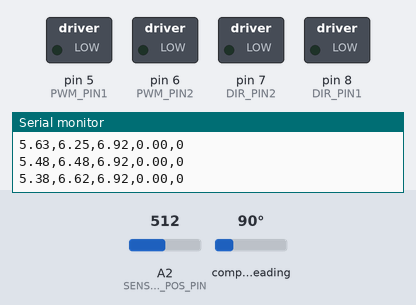
The sketch below on a simulated Arduino Uno, built with avr-gcc and run on an emulated ATmega328P. Parts: switched loads named in the sketch (green lamp = pin HIGH), the last lines printed to the serial monitor. The inputs (shaded band) are chosen by the test bench; at power-on: compass heading 90°, A2 (SENSOR_POS_PIN) = 512. Random numbers use the default seed unless the sketch sets one.

Above: at 1.2 s.
1.3 s: compass heading set to 7°
At 4.0 s:
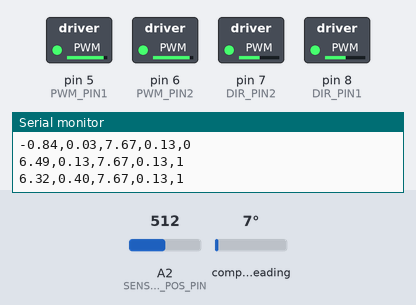
4.3 s: compass heading set to 75°
7.3 s: compass heading set to 85°
At 8.2 s:
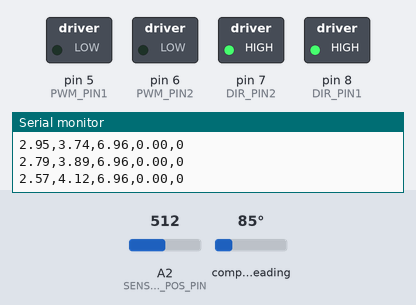
8.9 s: A2 (SENSOR_POS_PIN) set to 306
At 10.98 s:
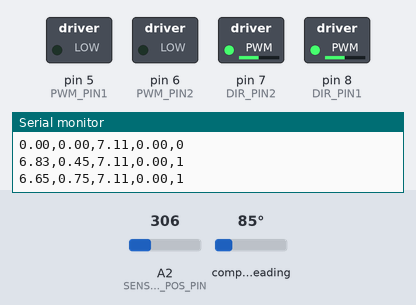
11.9 s: compass heading set to 219°
14.9 s: compass heading set to 228°
At 18.58 s:
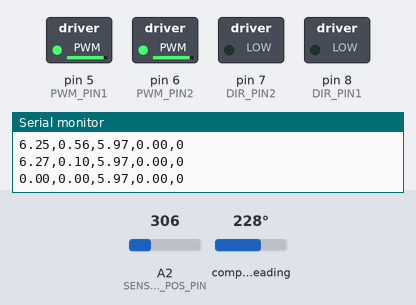
Timing chart, 0 to 33.1 s (numbered marks = the images above; inputs shaded):
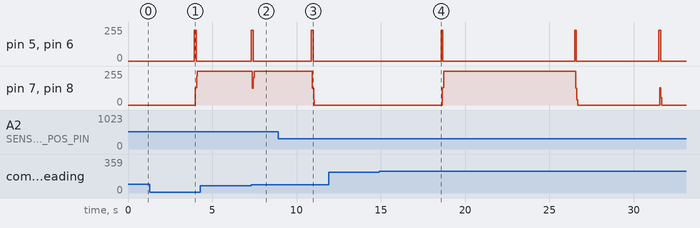

The sketch:

FruitNinjaArduino.ino
```cpp
 /*--- USER INPUTS ---*/
#define PRINT_RATE 50 // Period of printing to serial
#define DT 20 // Simulation time
#define VIBE_PERIOD 4 // Time between changing pin dir
#define VIBE_TIME 100
#define MAX_FRUITS 1 // Amount of fruits in play
#define FRUIT_DIAM 2.0 // Fruit diameter in meters (Yes, I know these are giant fruits. It's okay.)
#define CANVAS_WIDTH 10 // Width of virtual environment in simulation in meters
#define BAUD_RATE 115200 // Serial baud rate

/*--- IMPORTS ---*/
#include <math.h>
#include <arduino-timer.h>
#include <AS5048A.h>
#include "Fruit.h"

/*--- VALUE DEFINITIONS ---*/
#define PWM_PIN1 5
#define DIR_PIN1 8
#define PWM_PIN2 6
#define DIR_PIN2 7
#define SENSOR_POS_PIN A2
#define FSR_PIN A3
#define PRESCALE_FACTOR 64

/*--- CREATE CLASS INSTANCES ---*/
auto printTimer = timer_create_default();
auto simulationTimer = timer_create_default();
Fruit fruitVect[MAX_FRUITS];
AS5048A angleSensor(10);

/*--- FUNCTION PROTOTYPES ---*/
void setPwmFrequency(int, int);
bool printStuff(void *);
bool simulate(void *);
int modMillis(void);
void setSimTime(int);
void initializeFruits(int,float);
int numIntersected(int,int);
float getPositionMR(void);
float getPositionHallEffect(void);
float pen_x(float,float);
float pen_y(float,float);
float find_x_Cursor(float);
float find_y_Cursor(float);
void vibrateMotors(int);

/*--- MODULE VARIABLES ---*/
static bool simulateFlag = false; // This is set to true in the state machine
static float xCursor = CANVAS_WIDTH/2.0; // The x position of the cursor in the game canvas
static float yCursor = CANVAS_WIDTH/2.0; // The y position of the cursor in the game canvas
static float xCursorPrev = CANVAS_WIDTH/2.0; // For rejecting NaN
static float yCursorPrev = CANVAS_WIDTH/2.0; // For rejecting NaN
static int numIntersectedFruits;
static int lastNumIntersectedFruits;
static volatile int vibeDirState = 1;
static long vibeTimestamp = 0;
static volatile int vibeFlag = 0;

// Printing vars
bool testMode = false;
float printVar1 = 0;
float printVar2 = 0;

// Hall Effect sensor vars
static long updatedPos = 0;
static int rawPos = 0;
static int lastRawPos = 0;
static int lastLastRawPos = 0;
static int flipNumber = 0;
static int tempOffset = 0;
static int rawDiff = 0;
static int lastRawDiff = 0;
static int rawOffset = 0;
static int lastRawOffset = 0;
static const int flipThresh = 10000; // previously 16000
static boolean flipped = false;
static double OFFSET = 16000;
static double OFFSET_NEG = 15;
static double ts = 0;
static double xh = 0;

// MR sensor vars
static long updatedPos_MR = 0;
static int rawPos_MR = 0;
static int lastRawPos_MR = 0;
static int lastLastRawPos_MR = 0;
static int flipNumber_MR = 0;
static int tempOffset_MR = 0;
static int rawDiff_MR = 0;
static int lastRawDiff_MR = 0;
static int rawOffset_MR = 0;
static int lastRawOffset_MR = 0;
static const int flipThresh_MR = 700;
static boolean flipped_MR = false;
static double OFFSET_MR = 980;
static double OFFSET_NEG_MR = 15;
static double ts_MR = 0;
static double xh_MR = 0;

/*--- CONSTANTS ---*/
// Pantograph dimensions
const float a1 = 5.0;
const float a2 = 6.0;
const float a3 = 6.0;
const float a4 = 5.0;
const float a5 = 3.25;

/*--- STATE MACHINE VARIABLES ---*/
typedef enum {
  FRUIT_NINJA
} RobotStates_t;

RobotStates_t RobotState;

typedef enum {
  VIBRATE,STANDBY
} VibrateState_t;

VibrateState_t VibrateState;

void setup() {
  RobotState = FRUIT_NINJA;
  VibrateState = STANDBY;

  Serial.begin(BAUD_RATE);
  while(!Serial);

  // Set PWM frequency
//  setPwmFrequency(PWM_PIN1,1);
//  setPwmFrequency(PWM_PIN2,1);

  // Initialize timers
  printTimer.every(PRINT_RATE, printStuff);
  simulationTimer.every(DT, simulate);

  // Initialize fruits (set sim time and fruit diameter)
  initializeFruits(DT,FRUIT_DIAM);

  // Initialize Hall Effect sensor
  angleSensor.init();
  angleSensor.getRawRotation();
  lastLastRawPos = angleSensor.getRawRotation(); // position from Hall Effect sensor
  lastRawPos = angleSensor.getRawRotation(); // position from Hall Effect sensor
  flipNumber = 0;

  // Initialize MR sensor
  pinMode(SENSOR_POS_PIN, INPUT);
  pinMode(FSR_PIN, INPUT);
  lastLastRawPos_MR = analogRead(SENSOR_POS_PIN);
  lastRawPos_MR = analogRead(SENSOR_POS_PIN);
  flipNumber_MR = 0;

  // Define motor output pins
  pinMode(PWM_PIN1, OUTPUT);
  pinMode(DIR_PIN1, OUTPUT);

  pinMode(PWM_PIN2, OUTPUT);
  pinMode(DIR_PIN2, OUTPUT);


  // Initialize motor values
  analogWrite(PWM_PIN1, 0);
  digitalWrite(DIR_PIN1, LOW);

  analogWrite(PWM_PIN2, 0);
  digitalWrite(DIR_PIN2, LOW);

  // Initialize interrupt timer
  OCR0A = 0xAF;
  TIMSK0 |= _BV(OCIE0A);
}

void loop() {
  switch(RobotState){
    case FRUIT_NINJA:{
      // Tick the print timer
      printTimer.tick();

      // Tick the simulation timer
      simulationTimer.tick();

      simulateFlag = true;

      // Number of fruits intersecting with cursor
      numIntersectedFruits = numIntersected(xCursor,yCursor);

      // Calculate motor positions
      float ts_MR = getPositionMR(); // theta_1
      float ts_HE = getPositionHallEffect(); // theta_5
      ts_MR = ts_MR - 0.2;
      ts_HE = ts_HE + 0.12;
      float theta_1 = ts_MR + PI/4.0;
      float theta_5 = PI - (ts_HE + PI/4.0);

      // Calculate end effector position in game canvas
      xCursor = find_x_Cursor(pen_x(theta_1, theta_5));
      yCursor = find_y_Cursor(pen_y(theta_1, theta_5));

      // Check for NaN values
      if(isnan(xCursor)){
        xCursor = xCursorPrev;
      }else{
        xCursorPrev = xCursor;
      }

      // Check for NaN values
      if(isnan(yCursor)){
        yCursor = yCursorPrev;
      }else{
        yCursorPrev = yCursor;
      }

      printVar1 = theta_1;
      printVar2 = theta_5;
    }
    break;
  }

  switch(VibrateState){
    case STANDBY:{
      if(numIntersectedFruits > 0 && lastNumIntersectedFruits == 0){
        vibeFlag = 1;
        vibeTimestamp = millis();
        VibrateState = VIBRATE;
      }
    }
    break;

    case VIBRATE:{
      if(millis()-vibeTimestamp > VIBE_TIME){
        vibeFlag = 0;
        VibrateState = STANDBY;
      }
    }
    break;
  }
  lastNumIntersectedFruits = numIntersectedFruits;
}

/* --- ISR --- */
// Interrupt is called once a millisecond
SIGNAL(TIMER0_COMPA_vect) {
  static int vibeCounter = 0;
  if(vibeCounter >= VIBE_PERIOD){
    vibeDirState = !vibeDirState;
    vibeCounter = 0;
  }
  vibeCounter = vibeCounter + 1;
  vibrateMotors(vibeFlag);
}

// Sets pwm frequency of output pin
void setPwmFrequency(int pin, int divisor) {
  byte mode;
  if(pin == 5 || pin == 6 || pin == 9 || pin == 10) {
    switch(divisor) {
      case 1: mode = 0x01; break;
      case 8: mode = 0x02; break;
      case 64: mode = 0x03; break;
      case 256: mode = 0x04; break;
      case 1024: mode = 0x05; break;
      default: return;
    }
    if(pin == 5 || pin == 6) {
      TCCR0B = TCCR0B & 0b11111000 | mode;
    } else {
      TCCR1B = TCCR1B & 0b11111000 | mode;
    }
  } else if(pin == 3 || pin == 11) {
    switch(divisor) {
      case 1: mode = 0x01; break;
      case 8: mode = 0x02; break;
      case 32: mode = 0x03; break;
      case 64: mode = 0x04; break;
      case 128: mode = 0x05; break;
      case 256: mode = 0x06; break;
      case 1024: mode = 0x7; break;
      default: return;
    }
    TCCR2B = TCCR2B & 0b11111000 | mode;
  }
}

// Prints to serial monitor. Called with a timer.
bool printStuff(void *){
  if(!testMode){
    for(int i=0; i<MAX_FRUITS; i++){
      Serial.print(fruitVect[i].getX());
      Serial.print(",");
    }
    for(int i=0; i<(MAX_FRUITS-1); i++){
      Serial.print(fruitVect[i].getY());
      Serial.print(",");
    }
    Serial.print(fruitVect[MAX_FRUITS-1].getY());
    Serial.print(",");
    Serial.print(xCursor);
    Serial.print(",");
    Serial.print(yCursor);
    Serial.print(",");
    Serial.println(numIntersectedFruits);
  }else{
    Serial.println(vibeDirState);
//    Serial.print(printVar1);
//    Serial.print(",");
//    Serial.println(printVar2);
  }
  return true;
}

// Launches fruits and simulates their trajectories. Called with a timer.
bool simulate(void *){
  const int MAX_INIT_Y_VEL = 10;
  const int MIN_INIT_Y_VEL = 4;
  const int MAX_INIT_X_VEL = 5;
  const float SCALE = 100;

  if(simulateFlag){
    for(int i = 0; i<MAX_FRUITS; i++){
      if(!fruitVect[i].isInPlay()){ // Launch fruits that are not in play
        float randX = random(CANVAS_WIDTH*SCALE)/SCALE;
        float randXDot = random(MAX_INIT_X_VEL*SCALE)/SCALE;
        if(randX > CANVAS_WIDTH/2){ // Always launch towards center of canvas
          randXDot = randXDot*-1.0;
        }
        float randYDot = random(MIN_INIT_Y_VEL*SCALE,MAX_INIT_Y_VEL*SCALE)/SCALE;
        fruitVect[i].setPos(randX,0);
        fruitVect[i].setVel(randXDot,randYDot);
      }
      fruitVect[i].updatePos(); // Timestep simulatiom
    }
  }
  return true;
}

// Returns correct time in milliseconds
int modMillis(void){
  return millis()/PRESCALE_FACTOR;
}

// Sets fruit simulation time and diameter
void initializeFruits(int simTime, float fruitDiam){
  for(int i = 0; i<MAX_FRUITS; i++){
    fruitVect[i].setDt(simTime);
    fruitVect[i].setDiam(fruitDiam);
  }
}

// Checks how many fruits are intersected with a given coordinate on the canvas
int numIntersected(int xCursor, int yCursor){
  int numIntersect = 0;
  for(int i = 0; i<MAX_FRUITS; i++){
    numIntersect = numIntersect + fruitVect[i].isIntersected(xCursor,yCursor);
  }
  return numIntersect;
}

// Updates position of MR sensor
float getPositionMR(void){
  rawPos_MR = analogRead(SENSOR_POS_PIN);

  rawDiff_MR = rawPos_MR - lastRawPos_MR;
  lastRawDiff_MR = rawPos_MR - lastLastRawPos_MR;
  rawOffset_MR = abs(rawDiff_MR);
  lastRawOffset_MR = abs(lastRawDiff_MR);

  lastLastRawPos_MR = lastRawPos_MR;
  lastRawPos_MR = rawPos_MR;

  if((lastRawOffset_MR > flipThresh_MR) && (!flipped_MR)) { // enter this anytime the last offset is greater than the flip threshold AND it has not just flipped
    if(lastRawDiff_MR > 0) {        // check to see which direction the drive wheel was turning
      flipNumber_MR--;              // cw rotation
    } else {                     // if(rawDiff < 0)
      flipNumber_MR++;              // ccw rotation
    }
    flipped_MR = true;            // set boolean so that the next time through the loop won't trigger a flip
  } else {                        // anytime no flip has occurred
    flipped_MR = false;
  }
   updatedPos_MR = rawPos_MR + flipNumber_MR*OFFSET_MR; // need to update pos based on what most recent offset is

  ts_MR = 0.0127 * updatedPos_MR - 11.475;
  ts_MR = (ts_MR * 3.141592) / 180;
  return ts_MR;
}

// Updates position of Hall Effect sensor
float getPositionHallEffect(void){
  rawPos = int(angleSensor.getRawRotation());

  rawDiff = rawPos - lastRawPos;          //difference btwn current raw position and last raw position
  lastRawDiff = rawPos - lastLastRawPos;  //difference btwn current raw position and last last raw position
  rawOffset = abs(rawDiff);
  lastRawOffset = abs(lastRawDiff);

  // Update position record-keeping vairables
  lastLastRawPos = lastRawPos;
  lastRawPos = rawPos;

  // Keep track of flips over 180 degrees
  if((lastRawOffset > flipThresh) && (!flipped)) { // enter this anytime the last offset is greater than the flip threshold AND it has not just flipped
    if(lastRawDiff > 0) {        // check to see which direction the drive wheel was turning
      flipNumber--;              // cw rotation
    } else {                     // if(rawDiff < 0)
      flipNumber++;              // ccw rotation
    }
    flipped = true;            // set boolean so that the next time through the loop won't trigger a flip
  } else {                        // anytime no flip has occurred
    flipped = false;
  }
  updatedPos = long(rawPos + flipNumber * OFFSET);

  ts = -0.0016*updatedPos - 2.7719;
  ts = (ts * 3.141592) / 180;
  ts = ts + 0.13;
  return ts;
}

// Map angles to pen x position
float pen_x(float theta_1, float theta_5){
  // find P2, and P4
  float x_2 = a1*cos(theta_1);
  float y_2 = a1*sin(theta_1);
  float x_4 = a4*cos(theta_5) - a5;
  float y_4 = a4*sin(theta_5);
  float x_h = 0.5*(x_2 + x_4);
  float y_h = 0.5*(y_2 + y_4);
  float dist_24 = sqrt(pow((x_2 - x_4), 2) + pow((y_2 - y_4), 2));
  float dist_3h = sqrt(pow(a2,2) - 0.25*pow(dist_24, 2));
  float holder = dist_3h / dist_24;
  float x_3 = x_h + holder *(y_4 - y_2);

  return x_3;
}

// Map angles to pen y position
float pen_y(float theta_1, float theta_5){
  float x_2 = a1*cos(theta_1);
  float y_2 = a1*sin(theta_1);
  float x_4 = a4*cos(theta_5) -a5;
  float y_4 = a4*sin(theta_5);
  float x_h = 0.5*(x_2 + x_4);
  float y_h = 0.5*(y_2 + y_4);
  float dist_24 = sqrt(pow((x_2 - x_4), 2)+ pow((y_2 - y_4), 2));
  float dist_3h = sqrt(pow(a2,2) - 0.25*pow(dist_24, 2));
  float holder = dist_3h / dist_24;
  float y_3 = y_h - holder*(x_4 - x_2);

  return y_3;
}

// Bound and scale pen position to game canvas in x
float find_x_Cursor(float x_3){
  float x_box = max(-4.0, min(0.75, x_3));
  return CANVAS_WIDTH/4.75*(x_box + 1.625) + CANVAS_WIDTH/2.0;
}

// Bound and scale pen position to game canvas in y
float find_y_Cursor(float y_3){
  float y_box = max(6.0, min(10.5, y_3));
  return CANVAS_WIDTH/4.5*(y_box - 8.25) + CANVAS_WIDTH/2.0;
}

// Vibrate Motors
void vibrateMotors(int onBit){
  const int VIBRATE_STRENGTH = 1000;
  if(onBit){
    analogWrite(PWM_PIN1,VIBRATE_STRENGTH);
    digitalWrite(DIR_PIN1,vibeDirState);
    analogWrite(PWM_PIN2,VIBRATE_STRENGTH);
    digitalWrite(DIR_PIN2,vibeDirState);
  }else{
    analogWrite(PWM_PIN1,0);
    analogWrite(PWM_PIN2,0);
  }
}
```

Fruit.cpp
```cpp
#include <Arduino.h>
#include "Fruit.h"

//Default constructor
Fruit::Fruit(){
	this->dt = 0.02;
	this->inPlay = 0;
}

//Overloaded constructor
Fruit::Fruit(int dt){
	this->dt = float(dt/1000.0);
	this->inPlay = 0;
}

float Fruit::getX(){
	return this->x;
}

float Fruit::getY(){
	return this->y;
}

float Fruit::getXDot(){
	return this->xDot;
}

float Fruit::getYDot(){
	return this->yDot;
}

float Fruit::getDiam(){
	return this->D;
}

int Fruit::isInPlay(){
	return this->inPlay;
}

int Fruit::isIntersected(float x, float y){
	float xDiff = x - this->x;
	float yDiff = y - this->y;
	float dist = sqrt(pow(xDiff,2.0)+pow(yDiff,2.0));
	if(dist <= this->D/2.0){
		return 1;
	}else{
		return 0;
	}
}

void Fruit::setPos(float x, float y){
	this->x = x;
	this->y = y;
}

void Fruit::setVel(float xDot, float yDot){
	this->inPlay = 1;
	this->xDot = xDot;
	this->yDot = yDot;
}

void Fruit::setDt(int dt){
	this->dt = float(dt/1000.0);
}

void Fruit::setDiam(float D){
	this->D = D;
}

void Fruit::updatePos(){
	if(this->y >= 0){
		this->x = this->x + this->xDot*this->dt;
		this->y = this->y + this->yDot*this->dt;
		this->yDot = this->yDot - 9.8/2.0*dt;
	}else{
		this->inPlay = 0;
		this->x = 0;
		this->y = 0;
		this->xDot = 0;
		this->yDot = 0;
	}
}
```

Fruit.h
```cpp
#ifndef Fruit_h
#define Fruit_h

class Fruit{
public:
	Fruit();
	Fruit(int dt);
	float getX();
	float getY();
	float getXDot();
	float getYDot();
	float getDiam();
	void setPos(float x, float y);
	void setVel(float xDot, float yDot);
	void setDt(int dt);
	void setDiam(float D);
	void updatePos();
	int isInPlay();
	int isIntersected(float x, float y);
private:
	float dt;
	float D;
	float x;
	float y;
	float xDot;
	float yDot;
	int inPlay;
	int intersected;
};

#endif
```

Measured:
- the behaviour switches between 80 and 81° on compass heading (found by bisection; images 1 and 2)
- the behaviour switches between 224 and 225° on compass heading (found by bisection; images 3 and 4)
- after the input at 7.3 s, pin 5 (PWM_PIN1), pin 6 (PWM_PIN2): 0/255 → 232/255 at once, → 0/255 0.11 s later; pin 7 (DIR_PIN2), pin 8 (DIR_PIN1): 255/255 → 125/255 after 0.06 s, → 255/255 0.08 s later
